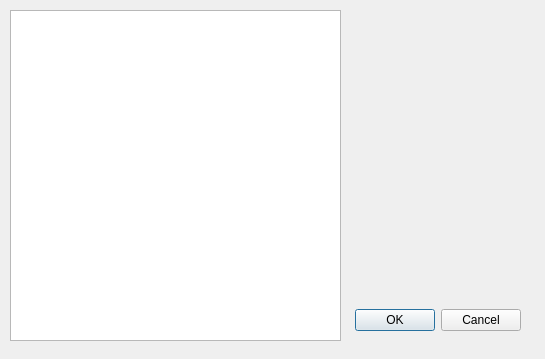
<?xml version="1.0" encoding="UTF-8"?>
<ui version="4.0">
 <class>Dialog</class>
 <widget class="QDialog" name="Dialog">
  <property name="geometry">
   <rect>
    <x>0</x>
    <y>0</y>
    <width>545</width>
    <height>359</height>
   </rect>
  </property>
  <property name="windowTitle">
   <string>Dialog</string>
  </property>
  <widget class="QDialogButtonBox" name="buttonBox">
   <property name="geometry">
    <rect>
     <x>50</x>
     <y>300</y>
     <width>471</width>
     <height>41</height>
    </rect>
   </property>
   <property name="orientation">
    <enum>Qt::Horizontal</enum>
   </property>
   <property name="standardButtons">
    <set>QDialogButtonBox::Cancel|QDialogButtonBox::Ok</set>
   </property>
  </widget>
  <widget class="QListWidget" name="Datalist">
   <property name="geometry">
    <rect>
     <x>10</x>
     <y>10</y>
     <width>331</width>
     <height>331</height>
    </rect>
   </property>
  </widget>
 </widget>
 <resources/>
 <connections>
  <connection>
   <sender>buttonBox</sender>
   <signal>accepted()</signal>
   <receiver>Dialog</receiver>
   <slot>accept()</slot>
   <hints>
    <hint type="sourcelabel">
     <x>248</x>
     <y>254</y>
    </hint>
    <hint type="destinationlabel">
     <x>157</x>
     <y>274</y>
    </hint>
   </hints>
  </connection>
  <connection>
   <sender>buttonBox</sender>
   <signal>rejected()</signal>
   <receiver>Dialog</receiver>
   <slot>reject()</slot>
   <hints>
    <hint type="sourcelabel">
     <x>316</x>
     <y>260</y>
    </hint>
    <hint type="destinationlabel">
     <x>286</x>
     <y>274</y>
    </hint>
   </hints>
  </connection>
 </connections>
</ui>
